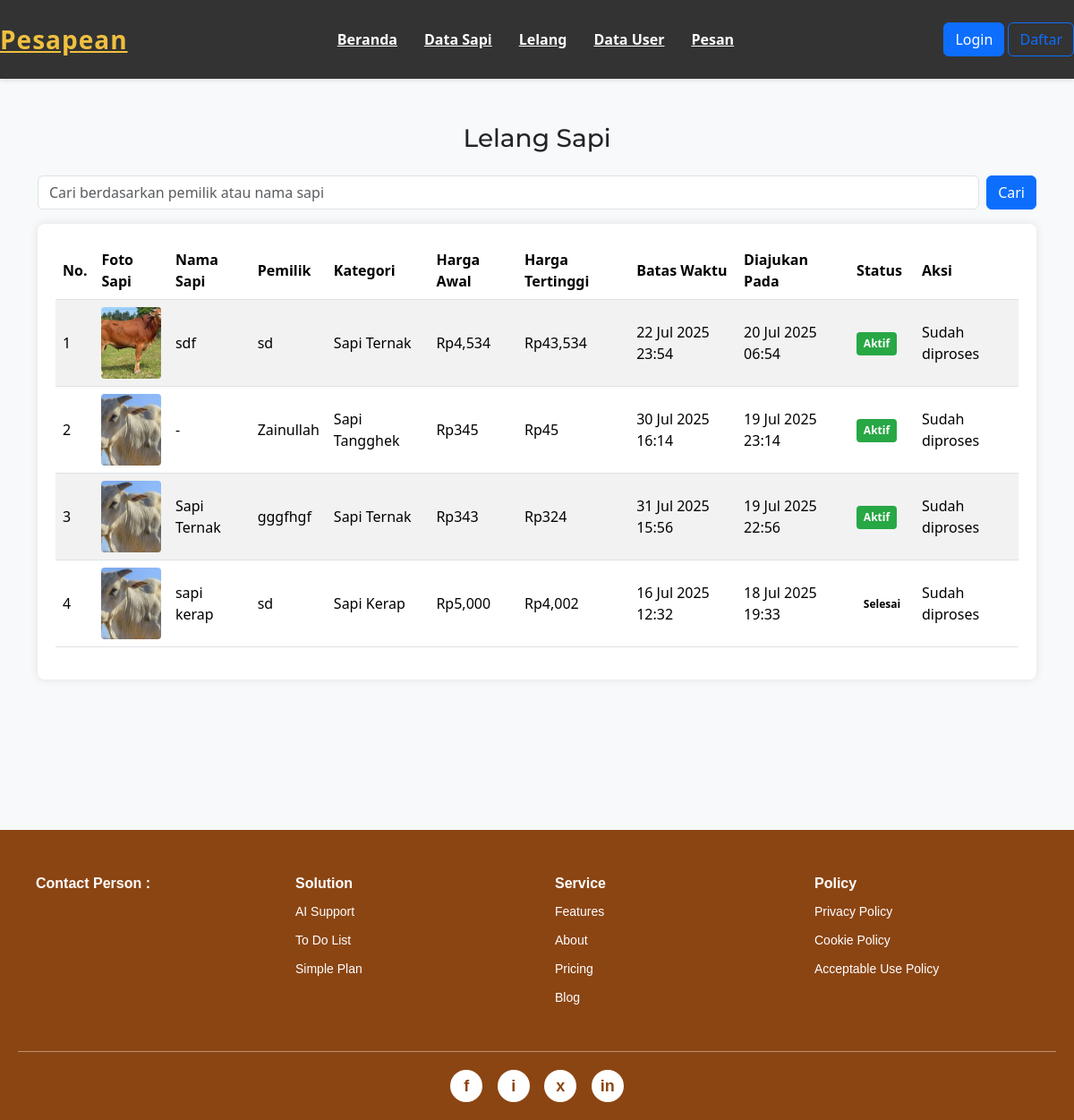
Page /admin/lelang.php on the earlier database version.
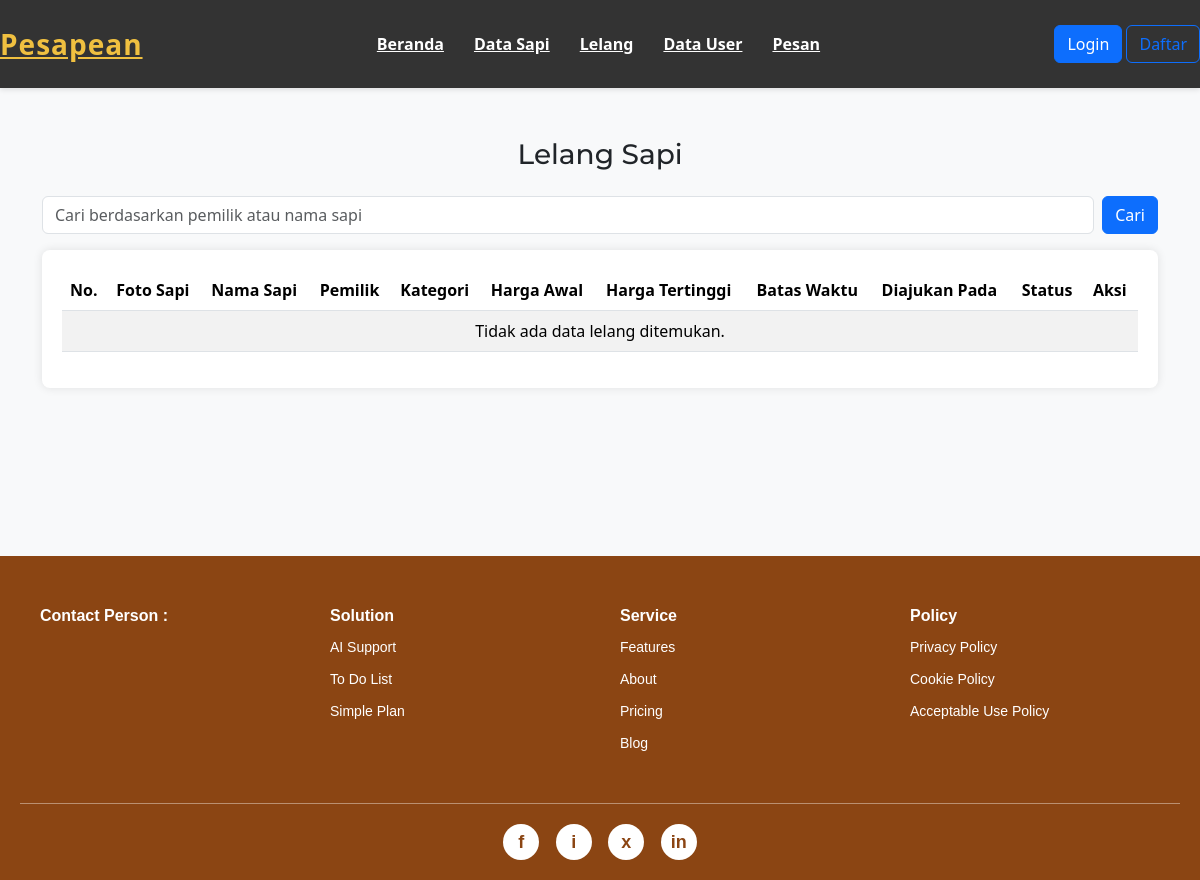
Same page on the later database version.
### tables this page shows
CREATE TABLE `lelang` (
  `id_lelang` int(11) NOT NULL,
  `id_sapi` int(11) DEFAULT NULL,
  `harga_awal` int(11) DEFAULT NULL,
  `harga_tertinggi` int(11) DEFAULT NULL,
  `id_penawaranTertinggi` int(11) DEFAULT NULL,
  `batas_waktu` datetime DEFAULT NULL,
  `status` varchar(50) DEFAULT NULL,
  `approved_by_admin` tinyint(1) DEFAULT '0',
  `approved_at` datetime DEFAULT NULL,
  `id_admin_approver` int(11) DEFAULT NULL,
  `createdAt` datetime DEFAULT NULL,
  `updatedAt` datetime DEFAULT NULL,
  `id_user` int(11) DEFAULT NULL
);

CREATE TABLE `data_sapi` (
  `id_sapi` int(11) NOT NULL,
  `id_macamSapi` int(11) DEFAULT NULL,
  `foto_sapi` varchar(255) DEFAULT NULL,
  `harga_sapi` int(11) DEFAULT NULL,
  `nama_pemilik` varchar(100) DEFAULT NULL,
  `alamat_pemilik` varchar(255) DEFAULT NULL,
  `nomor_pemilik` varchar(20) DEFAULT NULL,
  `email_pemilik` varchar(100) DEFAULT NULL,
  `createdAt` datetime DEFAULT NULL,
  `updatedAt` datetime DEFAULT NULL,
  `latitude` varchar(50) DEFAULT NULL,
  `longitude` varchar(50) DEFAULT NULL,
  `jenis_kelamin` enum('jantan','betina') DEFAULT NULL,
  `id_user_penjual` int(11) DEFAULT NULL
);

CREATE TABLE `macamsapi` (
  `id_macamSapi` int(11) NOT NULL,
  `name` varchar(100) DEFAULT NULL
);

### admin/lelang.php (the view, shortened to what the changed rows need)
<?php
include '../koneksi.php';
$limit = 10;
$page = isset($_GET['page']) ? (int)$_GET['page'] : 1;
$offset = ($page - 1) * $limit;
$search_query_where = "";
$search_param_value = "";
$param_type = "";
$bind_params = [];
$queryLelang = "
    SELECT
        l.id_sapi,
        ds.foto_sapi,
        ds.nama_pemilik,
        ms.name AS kategori,
        l.harga_awal,
        l.harga_tertinggi,
        l.batas_waktu,
        l.status,
        l.createdAt,
        -- Dynamically select nama_sapi based on id_macamSapi
        CASE ms.id_macamSapi
            WHEN 1 THEN sonok.nama_sapi
            WHEN 2 THEN sk.nama_sapi
            WHEN 5 THEN sp.nama_sapi
            WHEN 4 THEN snk.nama_sapi
            -- sapitangghek (id_macamSapi = 3) does not have nama_sapi in your DB schema
            ELSE NULL
        END AS nama_sapi
    FROM lelang l
    INNER JOIN data_sapi ds ON l.id_sapi = ds.id_sapi
    INNER JOIN macamsapi ms ON ds.id_macamSapi = ms.id_macamSapi
    LEFT JOIN sapikerap sk ON ds.id_sapi = sk.id_sapi AND ds.id_macamSapi = 2
    LEFT JOIN sapipotong sp ON ds.id_sapi = sp.id_sapi AND ds.id_macamSapi = 5
    LEFT JOIN sapitangghek st ON ds.id_sapi = st.id_sapi AND ds.id_macamSapi = 3
    LEFT JOIN sapiternak snk ON ds.id_sapi = snk.id_sapi AND ds.id_macamSapi = 4
    LEFT JOIN sapisonok sonok ON ds.id_sapi = sonok.id_sapi AND ds.id_macamSapi = 1
    " . $search_query_where . "
    ORDER BY l.createdAt DESC
    LIMIT ?, ?
";
$stmt_lelang = mysqli_prepare($koneksi, $queryLelang);
if (!empty($search_query_where)) {
    $main_query_bind_params = $bind_params;
    $main_query_bind_params[] = &$offset;
    $main_query_bind_params[] = &$limit;
    $param_type .= "ii";
    $params_for_lelang_bind = array_merge([$stmt_lelang, $param_type], $main_query_bind_params);
    call_user_func_array('mysqli_stmt_bind_param', $params_for_lelang_bind);
} else {
    mysqli_stmt_bind_param($stmt_lelang, "ii", $offset, $limit);
}
mysqli_stmt_execute($stmt_lelang);
$resultLelang = mysqli_stmt_get_result($stmt_lelang);
?>
<!DOCTYPE html>
<html lang="id">
<head>
    <link rel="stylesheet" href="../style.css">
    <link rel="stylesheet" href="https://cdnjs.cloudflare.com/ajax/libs/font-awesome/6.5.0/css/all.min.css" />
    <link href="https://cdn.jsdelivr.net/npm/bootstrap@5.3.3/dist/css/bootstrap.min.css" rel="stylesheet">
</head>
<body>
    <div class="container">
        <div class="table-responsive">
            <table class="table table-hover table-striped">
                <thead>
                    <tr>
                        <th>No.</th>
                        <th>Foto Sapi</th>
                        <th>Nama Sapi</th>
                        <th>Pemilik</th>
                        <th>Kategori</th>
                        <th>Harga Awal</th>
                        <th>Harga Tertinggi</th>
                        <th>Batas Waktu</th>
                        <th>Diajukan Pada</th>
                        <th>Status</th>
                        <th>Aksi</th>
                    </tr>
                </thead>
                <tbody>
                    <?php if (mysqli_num_rows($resultLelang) > 0) : ?>
                        <?php
                        $counter = $offset + 1;
                        while ($lelang = mysqli_fetch_assoc($resultLelang)) :
                        ?>
                            <tr>
                                <td><?= $counter++; ?></td>
                                <td>
                                    <img src="../uploads_sapi/<?= htmlspecialchars($lelang['foto_sapi']); ?>" alt="Sapi" class="img-fluid">
                                </td>
                                <td><?= htmlspecialchars($lelang['nama_sapi'] ?? '-'); ?></td>
                                <td><?= htmlspecialchars($lelang['nama_pemilik']); ?></td>
                                <td><?= htmlspecialchars($lelang['kategori']); ?></td>
                                <td>Rp<?= number_format($lelang['harga_awal']); ?></td>
                                <td>Rp<?= number_format($lelang['harga_tertinggi']); ?></td>
                                <td><?= date('d M Y H:i', strtotime($lelang['batas_waktu'])); ?></td>
                                <td><?= date('d M Y H:i', strtotime($lelang['createdAt'])); ?></td>
                                <td>
                                    <?php
                                    $statusClass = '';
                                    if ($lelang['status'] == 'Pending') {
                                        $statusClass = 'status-pending';
                                    } elseif ($lelang['status'] == 'Aktif') {
                                        $statusClass = 'status-aktif';
                                    } elseif ($lelang['status'] == 'Ditolak') {
                                        $statusClass = 'status-ditolak';
                                    }
                                    ?>
                                    <span class="status-badge <?= $statusClass; ?>">
                                        <?= htmlspecialchars($lelang['status']); ?>
                                    </span>
                                </td>
                                <td>
                                    <?php if ($lelang['status'] == 'Pending') : ?>
                                        <a href="../admin/lelang.php?action=approve&id=<?= htmlspecialchars($lelang['id_sapi']); ?>&search=<?= urlencode($search_param_value); ?>&page=<?= $page; ?>" class="btn btn-approve btn-sm mb-1" onclick="return confirm('Apakah Anda yakin ingin menyetujui lelang ini?');">Setujui</a>
                                        <a href="../admin/lelang.php?action=reject&id=<?= htmlspecialchars($lelang['id_sapi']); ?>&search=<?= urlencode($search_param_value); ?>&page=<?= $page; ?>" class="btn btn-reject btn-sm" onclick="return confirm('Apakah Anda yakin ingin menolak lelang ini?');">Tolak</a>
                                    <?php else : ?>
                                        Sudah diproses
                                    <?php endif; ?>
                                </td>
                            </tr>
                        <?php endwhile; ?>
                    <?php else : ?>
                        <tr>
                            <td colspan="11" class="text-center">Tidak ada data lelang ditemukan.</td>
                        </tr>
                    <?php endif; ?>
                </tbody>
            </table>
        </div>
    </div>
    <br>
    <br>
    <br>
    <br>
    <br>
    <br>
    <br>
</body>
</html>

Differences in the rows shown:
removed lelang: id_sapi.foto_sapi (picture), nama_sapi "sdf", id_sapi.nama_pemilik "sd", macamsapi.name "Sapi Ternak", harga_awal "4,534", harga_tertinggi "43,534", batas_waktu "22 Jul 2025 23:54", createdAt "20 Jul 2025 06:54", status "Aktif", shows "Sudah diproses"
removed lelang: id_sapi.foto_sapi (picture), nama_sapi "-", id_sapi.nama_pemilik "Zainullah", macamsapi.name "Sapi Tangghek", harga_awal "345", harga_tertinggi "45", batas_waktu "30 Jul 2025 16:14", createdAt "19 Jul 2025 23:14", status "Aktif", shows "Sudah diproses"
removed lelang: id_sapi.foto_sapi (picture), nama_sapi "Sapi Ternak", id_sapi.nama_pemilik "gggfhgf", macamsapi.name "Sapi Ternak", harga_awal "343", harga_tertinggi "324", batas_waktu "31 Jul 2025 15:56", createdAt "19 Jul 2025 22:56", status "Aktif", shows "Sudah diproses"
removed lelang: id_sapi.foto_sapi (picture), nama_sapi "sapi kerap", id_sapi.nama_pemilik "sd", macamsapi.name "Sapi Kerap", harga_awal "5,000", harga_tertinggi "4,002", batas_waktu "16 Jul 2025 12:32", createdAt "18 Jul 2025 19:33", status "Selesai", shows "Sudah diproses"
Other differences:
text now shown: "Tidak ada data lelang ditemukan."
